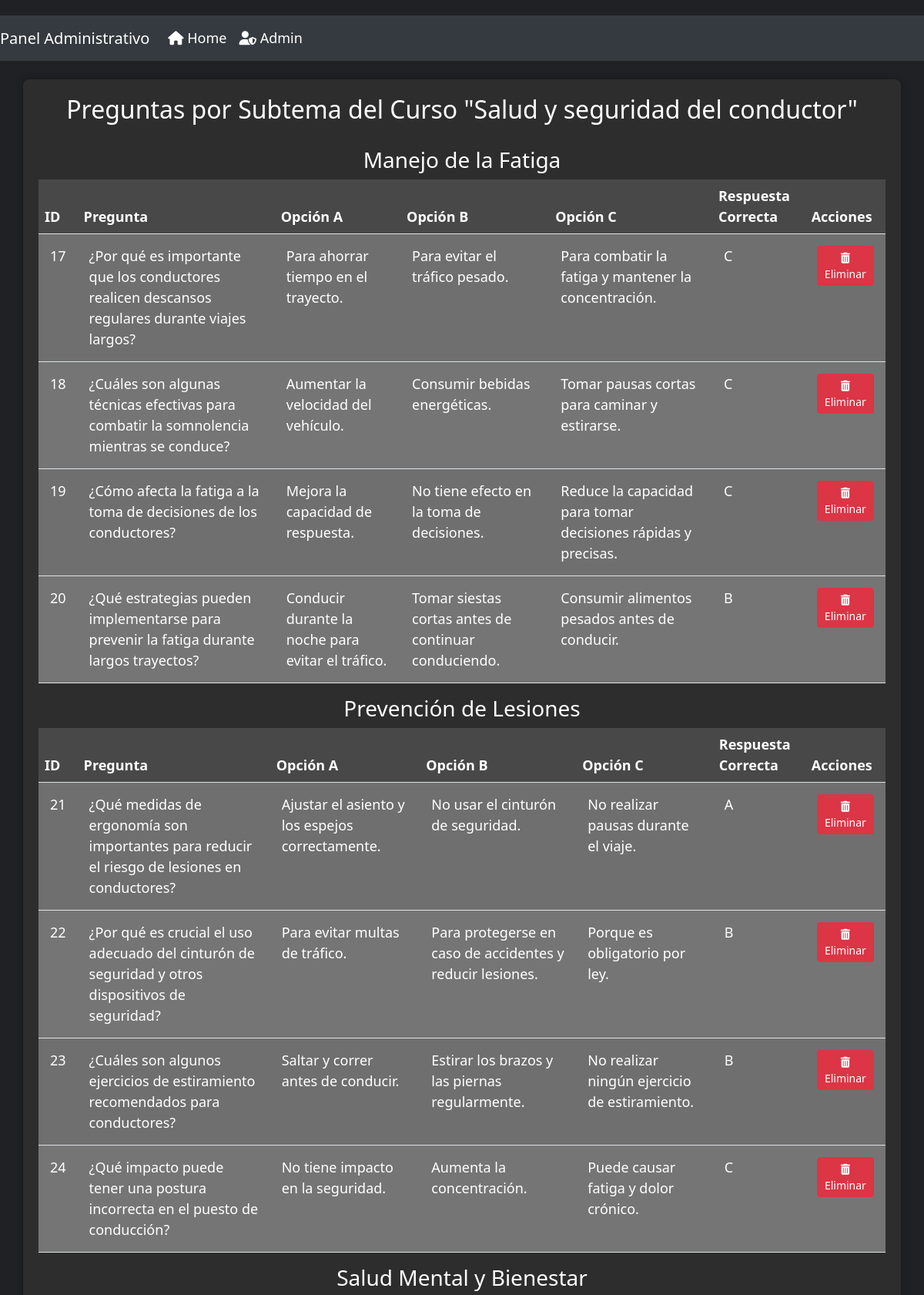
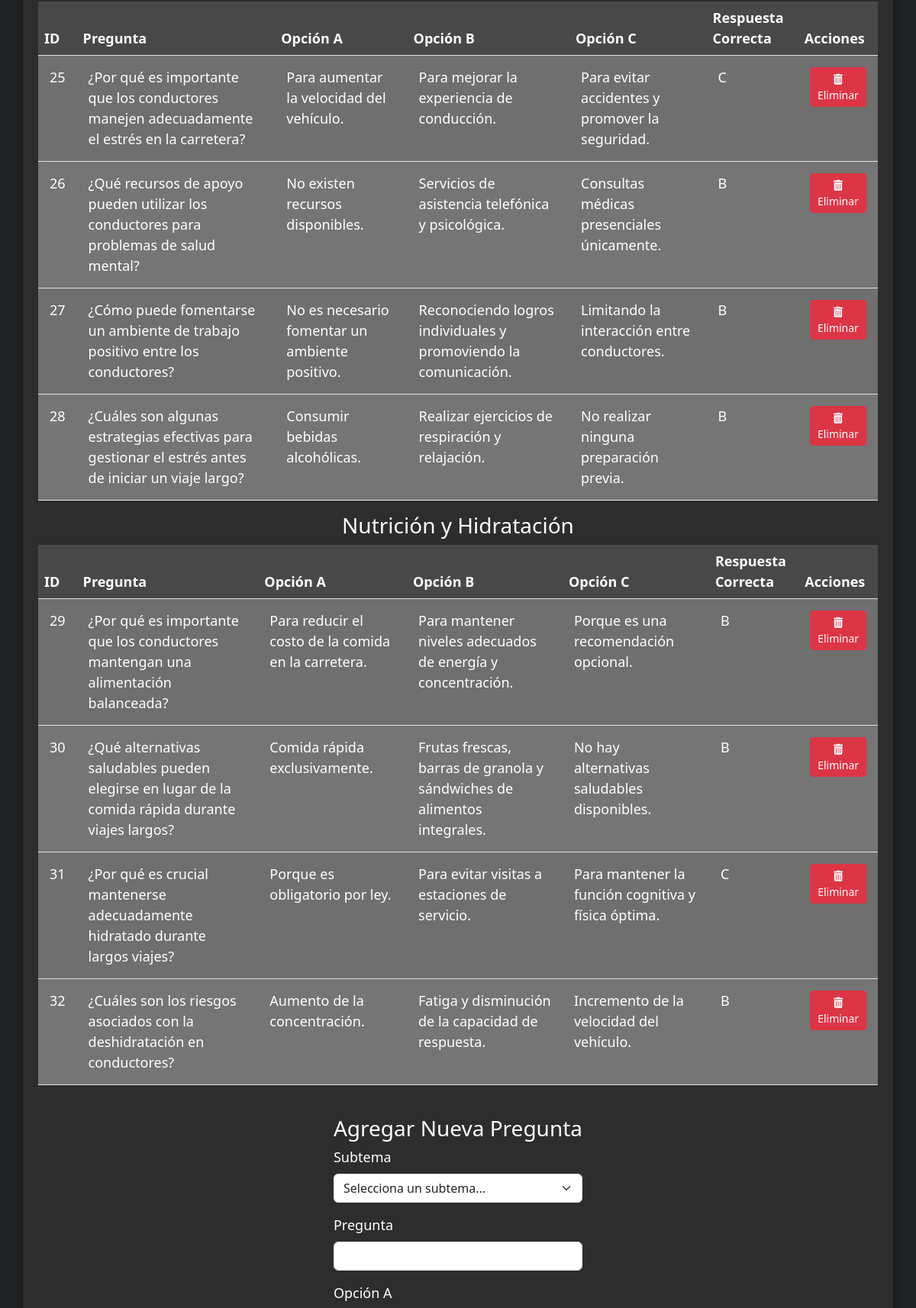
The page /admin/preguntas_curso.php?id=1 (signed in, upper part) on the database its author committed (2 pictures, top to bottom).
### tables this page shows
CREATE TABLE `subtemas`  (
  `ID` int(11) NOT NULL AUTO_INCREMENT,
  `IDCurso` int(11) NULL DEFAULT NULL,
  `Nombre` varchar(255) NULL DEFAULT NULL,
  `Descripcion` text NULL,
  `Orden` int(11) NULL DEFAULT NULL,
  PRIMARY KEY (`ID`) USING BTREE,
  INDEX `IDCurso`(`IDCurso`) USING BTREE,
  CONSTRAINT `subtemas_ibfk_1` FOREIGN KEY (`IDCurso`) REFERENCES `cursos` (`ID`) ON DELETE RESTRICT ON UPDATE RESTRICT
);

CREATE TABLE `preguntas`  (
  `ID` int(11) NOT NULL AUTO_INCREMENT,
  `IDCurso` int(11) NOT NULL,
  `IDSubtema` int(11) NOT NULL,
  `Pregunta` varchar(255) NOT NULL,
  `OpcionA` varchar(255) NOT NULL,
  `OpcionB` varchar(255) NOT NULL,
  `OpcionC` varchar(255) NOT NULL,
  `RespuestaCorrecta` varchar(1) NOT NULL,
  PRIMARY KEY (`ID`) USING BTREE,
  INDEX `IDCurso`(`IDCurso`) USING BTREE,
  INDEX `IDSubtema`(`IDSubtema`) USING BTREE,
  CONSTRAINT `fk_curso_preguntas` FOREIGN KEY (`IDCurso`) REFERENCES `cursos` (`ID`) ON DELETE CASCADE ON UPDATE CASCADE,
  CONSTRAINT `fk_subtema_preguntas` FOREIGN KEY (`IDSubtema`) REFERENCES `subtemas` (`ID`) ON DELETE CASCADE ON UPDATE CASCADE
);

### admin/preguntas_curso.php (the view, shortened to what this page needs)
<?php
require_once '../Conexion/conectar.php';
$id_curso = $_GET['id'];
$stmt_curso = mysqli_prepare($cn, "SELECT Nombre FROM cursos WHERE ID = ?");
mysqli_stmt_bind_param($stmt_curso, "i", $id_curso);
mysqli_stmt_execute($stmt_curso);
mysqli_stmt_bind_result($stmt_curso, $nombre_curso);
$stmt_subtemas = mysqli_prepare($cn, "SELECT ID, Nombre FROM subtemas WHERE IDCurso = ?");
mysqli_stmt_bind_param($stmt_subtemas, "i", $id_curso);
mysqli_stmt_execute($stmt_subtemas);
mysqli_stmt_bind_result($stmt_subtemas, $subtema_id, $subtema_nombre);
$subtemas = [];
while (mysqli_stmt_fetch($stmt_subtemas)) {
    $subtemas[] = [
        'ID' => $subtema_id,
        'Nombre' => $subtema_nombre
    ];
}
?>
<!DOCTYPE html>
<html lang="es">
<head>
    <link href="https://cdnjs.cloudflare.com/ajax/libs/font-awesome/6.0.0-beta3/css/all.min.css" rel="stylesheet">
    <link href="https://cdn.jsdelivr.net/npm/bootstrap@5.3.0/dist/css/bootstrap.min.css" rel="stylesheet">
    <link rel="stylesheet" href="admin/styles/styles.css">
</head>
<body>
    <nav class="navbar navbar-expand-lg navbar-dark">
        <a class="navbar-brand" href="#">Panel Administrativo</a>
        <div class="collapse navbar-collapse" id="navbarNav">
            <ul class="navbar-nav">
                <li class="nav-item">
                    <a class="nav-link" href="../home.php"><i class="fas fa-home"></i> Home</a>
                </li>
                <li class="nav-item">
                    <a class="nav-link" href="../admin.php"><i class="fas fa-user-shield"></i> Admin</a>
                </li>
            </ul>
        </div>
    </nav>
    <div class="container mt-4">
        <h2 class="table-title">Preguntas por Subtema del Curso "<?php echo $nombre_curso; ?>"</h2>
        <?php foreach ($subtemas as $subtema) : ?>
            <h3><?php echo $subtema['Nombre']; ?></h3>
            <table class="table table-striped">
                <thead>
                    <tr>
                        <th>ID</th>
                        <th>Pregunta</th>
                        <th>Opción A</th>
                        <th>Opción B</th>
                        <th>Opción C</th>
                        <th>Respuesta Correcta</th>
                        <th>Acciones</th>
                    </tr>
                </thead>
                <tbody>
                    <?php
                    $stmt_preguntas = mysqli_prepare($cn, "SELECT ID, Pregunta, OpcionA, OpcionB, OpcionC, RespuestaCorrecta FROM preguntas WHERE IDCurso = ? AND IDSubtema = ?");
                    mysqli_stmt_bind_param($stmt_preguntas, "ii", $id_curso, $subtema['ID']);
                    mysqli_stmt_execute($stmt_preguntas);
                    mysqli_stmt_bind_result($stmt_preguntas, $pregunta_id, $pregunta, $opcionA, $opcionB, $opcionC, $respuesta_correcta);
                    while (mysqli_stmt_fetch($stmt_preguntas)) :
                    ?>
                        <tr>
                            <td><?php echo $pregunta_id; ?></td>
                            <td><?php echo $pregunta; ?></td>
                            <td><?php echo $opcionA; ?></td>
                            <td><?php echo $opcionB; ?></td>
                            <td><?php echo $opcionC; ?></td>
                            <td><?php echo $respuesta_correcta; ?></td>
                            <td>
                                <a href="preguntas_curso.php?id=<?php echo $id_curso; ?>&eliminar=<?php echo $pregunta_id; ?>" class="btn btn-danger btn-sm"><i class="fas fa-trash-alt"></i> Eliminar</a>
                            </td>
                        </tr>
                    <?php endwhile; ?>
                </tbody>
            </table>
        <?php endforeach; ?>
        <div class="mt-4">
            <h3>Agregar Nueva Pregunta</h3>
            <form method="POST">
                <div class="mb-3">
                    <label for="subtema_id" class="form-label">Subtema</label>
                    <select class="form-select" id="subtema_id" name="subtema_id" required>
                        <option value="">Selecciona un subtema...</option>
                    </select>
                </div>
                <div class="mb-3">
                    <label for="pregunta" class="form-label">Pregunta</label>
                    <input type="text" class="form-control" id="pregunta" name="pregunta" required>
                </div>
                <div class="mb-3">
                    <label for="opcionA" class="form-label">Opción A</label>
                </div>
            </form>
        </div>
    </div>
</body>
</html>

### admin/styles/styles.css (style rules this page uses)
body { background-color: #1e1e2d; color: #ffffff; font-size: 18px; }
.navbar { background-color: #2c2c38; }
.navbar-brand, .nav-link { color: #ffffff; }
.container { display: flex; justify-content: center; align-items: center; flex-direction: column; min-height: 70vh; }
a { color: inherit; text-decoration: none; }

### admin/preguntas_curso.php (style rules this page uses)
body { background-color: #202124; color: #ffffff; padding-top: 20px; padding-bottom: 20px; }
.navbar { background-color: #343a40 !important; }
.container { background-color: #2d2d2d; border-radius: 8px; padding: 20px; box-shadow: 0px 0px 10px rgba(0, 0, 0, 0.3); }
.table { background-color: #373737; color: #ffffff; }
.table th { background-color: #484848; color: #ffffff; }
.table td { padding: 15px; background-color: #757575; color: #ffffff; }
.table thead { background-color: #343a40; }
.table-title { margin-bottom: 30px; }
.btn { border-radius: 4px; }
.btn-danger { background-color: #dc3545; border-color: #dc3545; }

### rows shown on the page
subtemas: Nombre "Manejo de la Fatiga"
preguntas: pregunta_id "17", pregunta "¿Por qué es importante que los conductores realicen descansos regulares durante viajes largos?", opcionA "Para ahorrar tiempo en el trayecto.", opcionB "Para evitar el tráfico pesado.", opcionC "Para combatir la fatiga y mantener la concentración.", respuesta_correcta "C"
preguntas: pregunta_id "18", pregunta "¿Cuáles son algunas técnicas efectivas para combatir la somnolencia mientras se conduce?", opcionA "Aumentar la velocidad del vehículo.", opcionB "Consumir bebidas energéticas.", opcionC "Tomar pausas cortas para caminar y estirarse.", respuesta_correcta "C"
preguntas: pregunta_id "19", pregunta "¿Cómo afecta la fatiga a la toma de decisiones de los conductores?", opcionA "Mejora la capacidad de respuesta.", opcionB "No tiene efecto en la toma de decisiones.", opcionC "Reduce la capacidad para tomar decisiones rápidas y precisas.", respuesta_correcta "C"
preguntas: pregunta_id "20", pregunta "¿Qué estrategias pueden implementarse para prevenir la fatiga durante largos trayectos?", opcionA "Conducir durante la noche para evitar el tráfico.", opcionB "Tomar siestas cortas antes de continuar conduciendo.", opcionC "Consumir alimentos pesados antes de conducir.", respuesta_correcta "B"
subtemas: Nombre "Prevención de Lesiones"
preguntas: pregunta_id "21", pregunta "¿Qué medidas de ergonomía son importantes para reducir el riesgo de lesiones en conductores?", opcionA "Ajustar el asiento y los espejos correctamente.", opcionB "No usar el cinturón de seguridad.", opcionC "No realizar pausas durante el viaje.", respuesta_correcta "A"
preguntas: pregunta_id "22", pregunta "¿Por qué es crucial el uso adecuado del cinturón de seguridad y otros dispositivos de seguridad?", opcionA "Para evitar multas de tráfico.", opcionB "Para protegerse en caso de accidentes y reducir lesiones.", opcionC "Porque es obligatorio por ley.", respuesta_correcta "B"
preguntas: pregunta_id "23", pregunta "¿Cuáles son algunos ejercicios de estiramiento recomendados para conductores?", opcionA "Saltar y correr antes de conducir.", opcionB "Estirar los brazos y las piernas regularmente.", opcionC "No realizar ningún ejercicio de estiramiento.", respuesta_correcta "B"
preguntas: pregunta_id "24", pregunta "¿Qué impacto puede tener una postura incorrecta en el puesto de conducción?", opcionA "No tiene impacto en la seguridad.", opcionB "Aumenta la concentración.", opcionC "Puede causar fatiga y dolor crónico.", respuesta_correcta "C"
subtemas: Nombre "Salud Mental y Bienestar"
preguntas: pregunta_id "25", pregunta "¿Por qué es importante que los conductores manejen adecuadamente el estrés en la carretera?", opcionA "Para aumentar la velocidad del vehículo.", opcionB "Para mejorar la experiencia de conducción.", opcionC "Para evitar accidentes y promover la seguridad.", respuesta_correcta "C"
preguntas: pregunta_id "26", pregunta "¿Qué recursos de apoyo pueden utilizar los conductores para problemas de salud mental?", opcionA "No existen recursos disponibles.", opcionB "Servicios de asistencia telefónica y psicológica.", opcionC "Consultas médicas presenciales únicamente.", respuesta_correcta "B"
preguntas: pregunta_id "27", pregunta "¿Cómo puede fomentarse un ambiente de trabajo positivo entre los conductores?", opcionA "No es necesario fomentar un ambiente positivo.", opcionB "Reconociendo logros individuales y promoviendo la comunicación.", opcionC "Limitando la interacción entre conductores.", respuesta_correcta "B"
preguntas: pregunta_id "28", pregunta "¿Cuáles son algunas estrategias efectivas para gestionar el estrés antes de iniciar un viaje largo?", opcionA "Consumir bebidas alcohólicas.", opcionB "Realizar ejercicios de respiración y relajación.", opcionC "No realizar ninguna preparación previa.", respuesta_correcta "B"
subtemas: Nombre "Nutrición y Hidratación"
preguntas: pregunta_id "29", pregunta "¿Por qué es importante que los conductores mantengan una alimentación balanceada?", opcionA "Para reducir el costo de la comida en la carretera.", opcionB "Para mantener niveles adecuados de energía y concentración.", opcionC "Porque es una recomendación opcional.", respuesta_correcta "B"
preguntas: pregunta_id "30", pregunta "¿Qué alternativas saludables pueden elegirse en lugar de la comida rápida durante viajes largos?", opcionA "Comida rápida exclusivamente.", opcionB "Frutas frescas, barras de granola y sándwiches de alimentos integrales.", opcionC "No hay alternativas saludables disponibles.", respuesta_correcta "B"
preguntas: pregunta_id "31", pregunta "¿Por qué es crucial mantenerse adecuadamente hidratado durante largos viajes?", opcionA "Porque es obligatorio por ley.", opcionB "Para evitar visitas a estaciones de servicio.", opcionC "Para mantener la función cognitiva y física óptima.", respuesta_correcta "C"
preguntas: pregunta_id "32", pregunta "¿Cuáles son los riesgos asociados con la deshidratación en conductores?", opcionA "Aumento de la concentración.", opcionB "Fatiga y disminución de la capacidad de respuesta.", opcionC "Incremento de la velocidad del vehículo.", respuesta_correcta "B"

### other values the page prints
$nombre_curso "Salud y seguridad del conductor"
